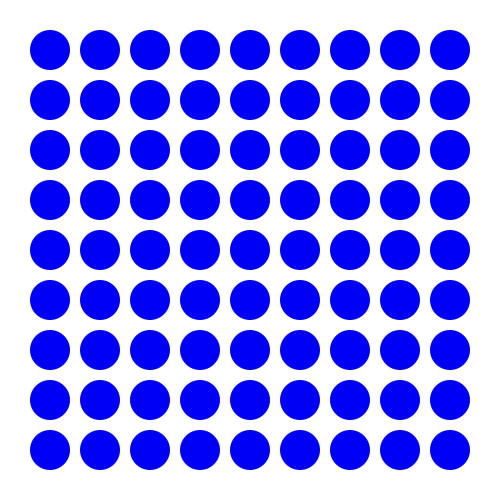
Frame 1 (no input)
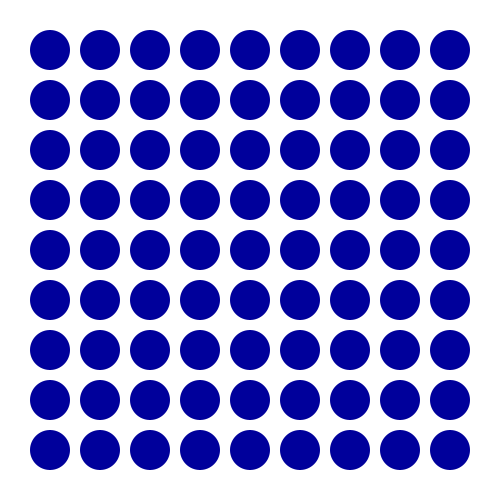
Frame 60 (the mouse pressed at the canvas centre just before this capture)
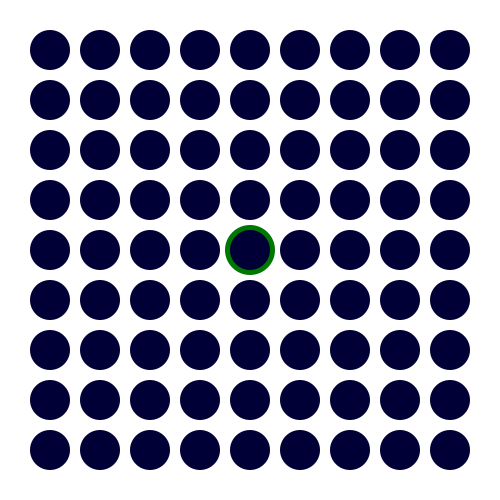
Frame 120 (the mouse held since frame 60 and released just before this capture)

The Processing sketch that drew these frames (run headless with seeded random() and noise(); from frame 60 on, the mouse is pressed at the canvas centre):

// Processing sketch: processing_11711
// ── processing_11711.pde

int colour = 0;
int colour2 = 255;
int count = 1;

void setup(){
  
  size(500,500);
  //strokeWeight(1);
  noStroke();
  //background(255);
  smooth();
  frameRate(25);
  
} 
float distance;

void draw()
{
  background(255);
  
  if(count > 510){
    count = 1;
  }
  
  if(count > 255){
   colour = colour - 10;
   colour2 = colour2 + 10;
  }
  
 else if(count < 255)
 {
   colour = colour + 10;
    colour2 = colour2 - 10;
 //
 }
  
  
   for(int x = 50; x < 500; x = x + 50)
   {
    for(int y = 50; y < 500; y = y + 50)
    {
      distance= dist(mouseX,mouseY,x,y);
      fill(0,colour-80,0);
      if(distance<50)
      ellipse(x,y,50,50);
      
      
      fill(0,0,colour2);
      ellipse(x,y,40,40);
    //  fill(0,colour-40,0);
   //   ellipse(x,y,30,30);
    //  fill(0,0,colour2+20);
    //  ellipse(x,y,20,20);
    //  fill(0,colour,0);
    //  ellipse(x,y,10,10);
       
    }
   }
   
   count += 10;
   
}
